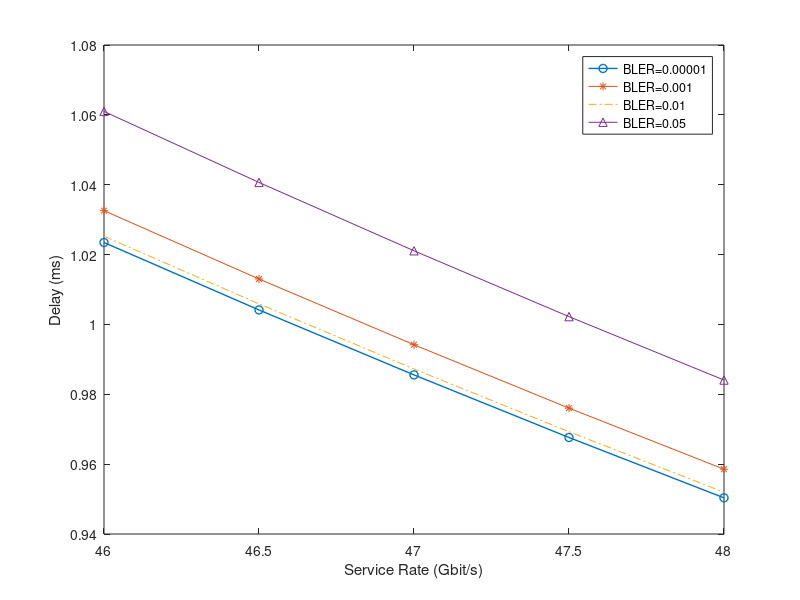

Write MATLAB code to recreate this figure.
% this figure shows different BLER's influence to the Delay.

lambda = 20; %Gbit/ms
n = 5;
a = 1;
b = 3;
epsilon = 0.00001;
vp = ((n+1)*a)./epsilon;

c = 46:0.5:48;
BLER=0.00001;
rc = c*(1-BLER);
d = ((n+1) ./ (b*(rc-lambda))) * log(vp);
plot(c, d, '-o','LineWidth',1);
hold on;

BLER=0.005;
rc = c*(1-BLER);
d = ((n+1) ./ (b*(rc-lambda))) * log(vp);
plot(c, d, '-*');
hold on;

BLER=0.001;
rc = c*(1-BLER);
d = ((n+1) ./ (b*(rc-lambda))) * log(vp);
plot(c, d, '-.');
hold on;
BLER=0.02;
rc = c*(1-BLER);
d = ((n+1) ./ (b*(rc-lambda))) * log(vp);
plot(c, d, '-^');
hold on;

xlabel('Service Rate (Gbit/s)');
ylabel('Delay (ms)');
legend('BLER=0.00001', 'BLER=0.001', 'BLER=0.01', 'BLER=0.05','Location', 'northeast');


